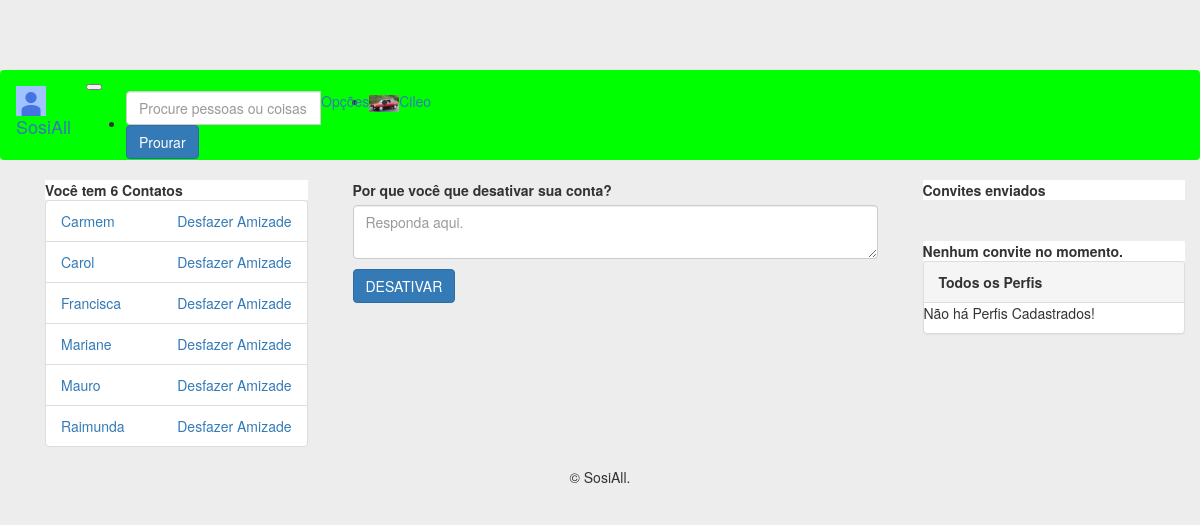
The page /desativar/ (signed in) on the database its author committed.
### perfis/models.py (models this page shows, shortened)
class Perfil(models.Model):
    owner = models.OneToOneField('auth.User', related_name='owner', on_delete=models.CASCADE, blank=True, null=True)
    nome = models.CharField(max_length=255, null=False)
    telefone = models.CharField(max_length=15, null=False)
    nome_empresa = models.CharField(max_length=255, null=False)
    contatos = models.ManyToManyField('Perfil')
    usuario = models.OneToOneField(User, related_name='perfil', on_delete=models.CASCADE)
    criado_em = models.DateTimeField(auto_now_add=True)
    atualizado_em = models.DateTimeField(auto_now=True)
    convidavel = models.BooleanField(blank=True, null=True)
    ativa = models.BooleanField(default=True)
    justificativa = models.TextField(null=True)
    bloqueado = models.BooleanField(default=False)
    error_mensage = models.CharField(max_length=512, null=True)
    foto = models.ImageField(blank=True, null=True, upload_to='media/')
    capa = models.ImageField(blank=True, null=True, upload_to='media/')
    class Meta:
        ordering = ('nome',)
    def __str__(self):
        return self.nome

### perfis/views.py (the view)
# urls.py: path('desativar/',views.desativar, name='desativar'),
def desativar(request):
    if request.method == 'POST':
        perfil = Perfil.objects.get(usuario=request.user)
        perfil.ativa = False
        perfil.justificativa = request.POST['justificativa']
        perfil.save()
        return redirect('login')
    else:
        return render(request, 'perfis/desativar.html',{'perfil_logado':get_perfil_logado(request)})

### perfis/views.py (called while the page is built)
def get_perfil_logado(request):
    return request.user.perfil

### perfis/templates/perfis/desativar.html (shortened to what this page needs)
{% extends 'perfis/base_b.html' %}
{% block body %}
<div class="col-lg-12">
	<form action="{% url 'desativar' %}" method="post" accept-charset="utf-8">
		<label>Por que você que desativar sua conta?</label>
		<p><textarea name="justificativa"  placeholder="Responda aqui."class="form-control" required></textarea></p>
		<button type="submit" class="btn btn-primary">DESATIVAR</button>
	</form>
</div>
{% endblock %}

### perfis/templates/perfis/base_b.html (shortened to what this page needs)
<!DOCTYPE html>
{% load static %}
<html>
<head>
	<link rel="stylesheet" href="{% static 'bootstrap/css/bootstrap.min.css' %}">
    <link rel="stylesheet" href="{% static 'fontawesome/css/fontawesome-all.min.css' %}">
    <link rel="stylesheet" href="{% static 'styles/basic.css' %}">
</head>
<body>
	<nav class="navbar navbar-expand-lg navbar-light fixed-top" id="nav-main">
		<div class="container-fluid">
		 	<a class="navbar-brand" href="{% url 'index' %}">
		    	<img src="{% static 'img/photo.jpg' %}" width="30" height="30" alt="">
		    	SosiAll
		 	</a>
		 	<button class="navbar-toggler" type="button" data-toggle="collapse" data-target="#navbarNavDropdown" aria-controls="navbarNavDropdown" aria-expanded="false" aria-label="Toggle navigation">
		 	</button>
		 	<div class="collapse navbar-collapse" id="navbarNavDropdown">
			    <ul class="navbar-nav ml-auto">
			     	<li class="nav-item active">
				      	<form class="form-inline" action="{% url 'search' %}" method="GET">
						    <div class="input-group mb-6">
							  <input type="text" class="form-control" name="word" placeholder="Procure pessoas ou coisas"  aria-describedby="basic-addon2" required="">
							  <div class="input-group-append">
							    <button class="btn btn-primary" type="submit">Prourar</button>
							  </div>
							</div>
					 	</form>
			     	</li>
			     	<li class="nav-item dropdown">
				        <a class="nav-link dropdown-toggle" href="#" id="navbarDropdown" role="button" data-toggle="dropdown" aria-haspopup="true" aria-expanded="false">Opções
				        </a>
				     </li>
				     <li class="nav-item">
			        	<a class="nav-link" href="#"><img class="rounded-circle" src="{{perfil_logado.foto}}" width="30" alt=""></a>
			     	</li>
				     <li class="nav-item">
			        	<a class="nav-link" href="{% url 'exibir' perfil_logado.id %}">{{perfil_logado.nome}}</a>
			     	</li>
			    </ul>
		  	</div>
		</div>
	</nav>
	<div class="container">
    	<div class="container">
    		<div class="row">
    			<div class="col-md-3" id="nav">
    			{% if perfil_logado.bloqueado == False %}
    				<div class="card">
			            {% with total=perfil_logado.contatos.count %}
			                {% if total %}
			                    <div class="card-header">
			                        <strong>Você tem  {{ total }}
			                            Contato{{ total|pluralize }}
			                        </strong>
			                    </div>
			                    <ul class="list-group">
			                        {% for perfil in perfil_logado.contatos.all %}
			                            <li class="list-group-item">
			                                <a href="{% url 'exibir' perfil.id %}">
			                                    {{ perfil }}
			                                </a>
			                                <a class="pull-right" href="{% url 'desfazer' perfil.id %}" onclick="return confirm('Deseja mesmo  desfazer amizade com {{perfil.nome}}?')">
			                                    Desfazer Amizade
			                                </a>
			                            </li>
			                        {% endfor %}
			                    </ul>
			                {% else %}
			                    <div class="pcard-header">
			                        <strong>Você não tem contatos</strong>
			                    </div>
			                {% endif %}
			            {% endwith %}
			        </div>
    			{% endif %}
    			</div>
    			<div class="col-md-6">
    				{% block body %}
        			{% endblock %}
    			</div>
    			<div class="col-md-3" id="aside">
    			{% if perfil_logado.bloqueado == False %}
    				<div class="card">
					 	<div class="card-header">
					    <strong>Convites enviados</strong>
					 	</div>
					</div>
					<hr>
					<div class="card">
						 {% with total=perfil_logado.convites_recebidos.count %}
						 {% if total %}
						<div class="card-header">
							<strong>
								{{ total }} Convite{{ total|pluralize }} aguardando Aprovação
			                </strong>
						</div>
						<ul class="list-group list-group-flush">
						{% for convite in perfil_logado.convites_recebidos.all %}
							<li class="list-group-item">
								<div class="card-body" id="card-body">
									<h6 class="card-text">{{ convite.solicitante.nome }}</h6>
									<a href="{% url 'aceitar' convite.id %}" class="card-link">Aceitar</a>
									<a href="{% url 'recusar' convite.id %}" class="card-link">Recusar</a>
								</div>
							</li>
						{% endfor %}
						</ul>
						{% else %}
						<div class="card-header">
							<strong>Nenhum convite no momento.</strong>
						</div>
						{% endif %}
						{% endwith %}
					</div>
				{% endif %}
			        {% if perfil_logado.usuario.is_superuser %}
			        <div class="panel panel-default">
			            <div class="panel-heading">
			                <strong>Todos os Perfis</strong>
			            </div>
			            {% if perfis %}
			                <ul class="list-group">
			                {% for perfil in perfis %}
			                    <li class="list-group-item">
			                        <a href="{% url 'exibir' perfil.id %}">{{ perfil.nome }}</a>
			                        {% if perfil.bloqueado%}
			                            <p>bloqueado.</p>
			                        {% endif %}
			                    </li>
			                {% endfor %}
			                <a href="{% url 'perfil_list' %}">ver todos</a>
			            {% else %}
			                <p>Não há Perfis Cadastrados!</p>
			            {% endif %}
			        </div>
    				{% endif %}
    			</div>
    		</div>
    	</div>
    	<div class="footer">
    		<div class="col-xs-12 text-center">
		      <p>&copy; SosiAll.</p>
		    </div>
    	</div>
	</div>
</body>
</html>

### perfis/static/styles/basic.css (style rules this page uses)
#nav-main { background-color: #00FF00; }
body { background-color: #EDEDED; margin-top: 5em; }
.card-header { background-color: #FFFFFF; }

### rows shown on the page
Perfil: foto (picture), nome "Cileo"
Perfil: nome "Carmem"
Perfil: nome "Carol"
Perfil: nome "Francisca"
Perfil: nome "Mariane"
Perfil: nome "Mauro"
Perfil: nome "Raimunda"

### other values the page prints
{{ total }} "6"
